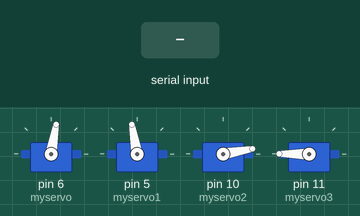
This sketch was run on a simulated Arduino Uno, built with avr-gcc and run on an emulated ATmega328P. Shown: 4 × servo. The inputs (shaded band) are chosen by the test bench.

Above: at 1.2 s.
1.3 s: "1" received over Serial
At 1.4 s:
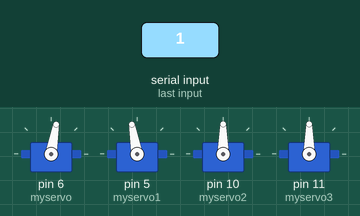
At 2.3 s:
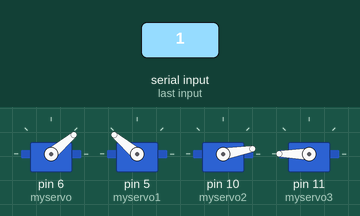
3.2 s: "2" received over Serial
At 3.3 s:
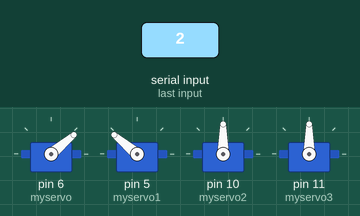
Timing chart, 0 to 6.2 s (numbered marks = the images above; inputs shaded):
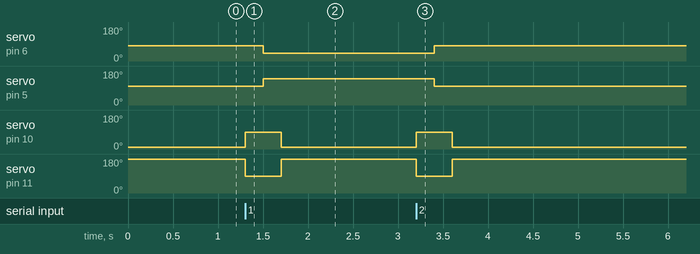

Measured:
- after the input at 1.3 s, servo on pin 6 (myservo): 80° → 40° after 0.20 s; servo on pin 5 (myservo1): 100° → 140° after 0.20 s; servo on pin 10 (myservo2): 10° → 90° at once, → 10° 0.40 s later; servo on pin 11 (myservo3): 180° → 90° at once, → 180° 0.40 s later
- after the input at 3.2 s, servo on pin 6 (myservo): 40° → 80° after 0.20 s; servo on pin 5 (myservo1): 140° → 100° after 0.20 s; servo on pin 10 (myservo2): 10° → 90° at once, → 10° 0.40 s later; servo on pin 11 (myservo3): 180° → 90° at once, → 180° 0.40 s later

The sketch:

slave_servo.ino
```cpp
#include <Servo.h>

Servo myservo;  // create servo object to control a servo
Servo myservo1;
Servo myservo2;
Servo myservo3;
int state;
int wait=200;
void setup()
{
  myservo.attach(6);  // attaches the servo on pin 9 to the servo object
  myservo1.attach(5);
  myservo2.attach(10);
  myservo3.attach(11);
  Serial.begin(9600);
   myservo.write(80);
   myservo1.write(100);
   myservo2.write(10);
   myservo3.write(180);
}

void loop()
{
  state = Serial.read();

  if (state == '1') {
     myservo2.write(90);
     myservo3.write(90);
    delay(wait);
    myservo.write(40);
    myservo1.write(140);
   delay(wait);
   myservo2.write(10);
   myservo3.write(180);
   delay(wait);
  }
  else if (state == '2') {
    myservo2.write(90);
     myservo3.write(90);
    delay(wait);
    myservo.write(80);
    myservo1.write(100);
   delay(wait);
   myservo2.write(10);
   myservo3.write(180);
   delay(wait);
  }
}
```
